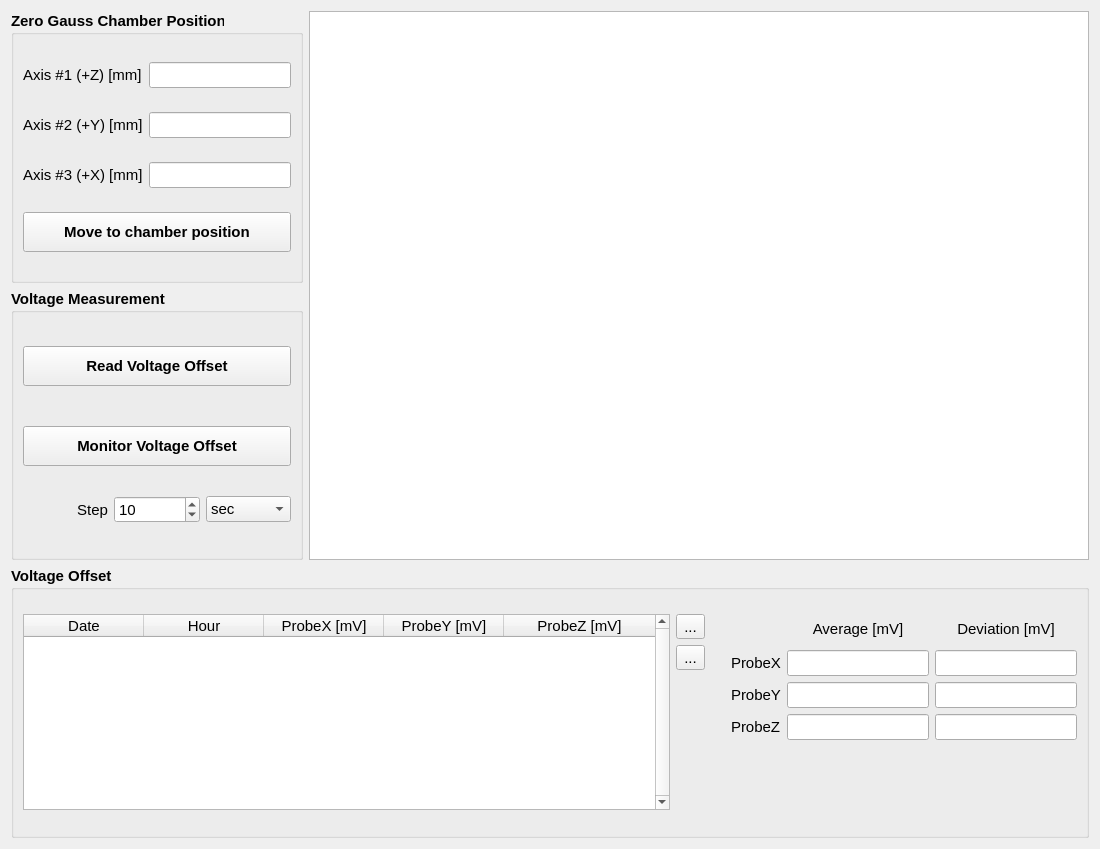
<?xml version="1.0" encoding="UTF-8"?>
<ui version="4.0">
 <class>voltageoffset_wg</class>
 <widget class="QWidget" name="voltageoffset_wg">
  <property name="geometry">
   <rect>
    <x>0</x>
    <y>0</y>
    <width>1100</width>
    <height>849</height>
   </rect>
  </property>
  <property name="font">
   <font>
    <pointsize>11</pointsize>
   </font>
  </property>
  <property name="windowTitle">
   <string>Voltage Offset</string>
  </property>
  <layout class="QGridLayout" name="gridLayout_5">
   <item row="0" column="0">
    <widget class="QGroupBox" name="chamberpos_gb">
     <property name="font">
      <font>
       <weight>75</weight>
       <bold>true</bold>
      </font>
     </property>
     <property name="title">
      <string>Zero Gauss Chamber Position</string>
     </property>
     <layout class="QGridLayout" name="gridLayout">
      <item row="1" column="0">
       <widget class="QLabel" name="label_2">
        <property name="font">
         <font>
          <weight>50</weight>
          <bold>false</bold>
         </font>
        </property>
        <property name="text">
         <string>Axis #2 (+Y) [mm]</string>
        </property>
       </widget>
      </item>
      <item row="2" column="0">
       <widget class="QLabel" name="label_3">
        <property name="font">
         <font>
          <weight>50</weight>
          <bold>false</bold>
         </font>
        </property>
        <property name="text">
         <string>Axis #3 (+X) [mm]</string>
        </property>
       </widget>
      </item>
      <item row="3" column="0" colspan="2">
       <widget class="QPushButton" name="move_btn">
        <property name="minimumSize">
         <size>
          <width>0</width>
          <height>40</height>
         </size>
        </property>
        <property name="font">
         <font>
          <weight>75</weight>
          <bold>true</bold>
         </font>
        </property>
        <property name="text">
         <string>Move to chamber position</string>
        </property>
       </widget>
      </item>
      <item row="0" column="0">
       <widget class="QLabel" name="label">
        <property name="font">
         <font>
          <weight>50</weight>
          <bold>false</bold>
         </font>
        </property>
        <property name="text">
         <string>Axis #1 (+Z) [mm]</string>
        </property>
       </widget>
      </item>
      <item row="0" column="1">
       <widget class="QLineEdit" name="posax1_le">
        <property name="sizePolicy">
         <sizepolicy hsizetype="Maximum" vsizetype="Fixed">
          <horstretch>0</horstretch>
          <verstretch>0</verstretch>
         </sizepolicy>
        </property>
        <property name="font">
         <font>
          <weight>50</weight>
          <bold>false</bold>
         </font>
        </property>
       </widget>
      </item>
      <item row="1" column="1">
       <widget class="QLineEdit" name="posax2_le">
        <property name="sizePolicy">
         <sizepolicy hsizetype="Maximum" vsizetype="Fixed">
          <horstretch>0</horstretch>
          <verstretch>0</verstretch>
         </sizepolicy>
        </property>
        <property name="font">
         <font>
          <weight>50</weight>
          <bold>false</bold>
         </font>
        </property>
       </widget>
      </item>
      <item row="2" column="1">
       <widget class="QLineEdit" name="posax3_le">
        <property name="sizePolicy">
         <sizepolicy hsizetype="Maximum" vsizetype="Fixed">
          <horstretch>0</horstretch>
          <verstretch>0</verstretch>
         </sizepolicy>
        </property>
        <property name="font">
         <font>
          <weight>50</weight>
          <bold>false</bold>
         </font>
        </property>
       </widget>
      </item>
     </layout>
    </widget>
   </item>
   <item row="0" column="1" rowspan="2">
    <widget class="PlotWidget" name="voltoffset_pw">
     <property name="backgroundBrush">
      <brush brushstyle="NoBrush">
       <color alpha="255">
        <red>255</red>
        <green>255</green>
        <blue>255</blue>
       </color>
      </brush>
     </property>
     <property name="foregroundBrush">
      <brush brushstyle="NoBrush">
       <color alpha="255">
        <red>252</red>
        <green>255</green>
        <blue>255</blue>
       </color>
      </brush>
     </property>
    </widget>
   </item>
   <item row="1" column="0">
    <widget class="QGroupBox" name="groupBox_3">
     <property name="font">
      <font>
       <weight>75</weight>
       <bold>true</bold>
      </font>
     </property>
     <property name="title">
      <string>Voltage Measurement</string>
     </property>
     <layout class="QGridLayout" name="gridLayout_2">
      <item row="0" column="0" colspan="3">
       <widget class="QPushButton" name="readvolt_btn">
        <property name="minimumSize">
         <size>
          <width>0</width>
          <height>40</height>
         </size>
        </property>
        <property name="font">
         <font>
          <weight>75</weight>
          <bold>true</bold>
         </font>
        </property>
        <property name="text">
         <string>Read Voltage Offset</string>
        </property>
        <property name="autoExclusive">
         <bool>false</bool>
        </property>
       </widget>
      </item>
      <item row="1" column="0">
       <spacer name="verticalSpacer_3">
        <property name="orientation">
         <enum>Qt::Vertical</enum>
        </property>
        <property name="sizeType">
         <enum>QSizePolicy::Fixed</enum>
        </property>
        <property name="sizeHint" stdset="0">
         <size>
          <width>20</width>
          <height>10</height>
         </size>
        </property>
       </spacer>
      </item>
      <item row="2" column="0" colspan="3">
       <widget class="QPushButton" name="monitorvolt_btn">
        <property name="minimumSize">
         <size>
          <width>0</width>
          <height>40</height>
         </size>
        </property>
        <property name="font">
         <font>
          <weight>75</weight>
          <bold>true</bold>
         </font>
        </property>
        <property name="text">
         <string>Monitor Voltage Offset</string>
        </property>
        <property name="checkable">
         <bool>true</bool>
        </property>
        <property name="checked">
         <bool>false</bool>
        </property>
        <property name="autoRepeat">
         <bool>false</bool>
        </property>
        <property name="autoExclusive">
         <bool>false</bool>
        </property>
        <property name="autoDefault">
         <bool>false</bool>
        </property>
        <property name="default">
         <bool>false</bool>
        </property>
        <property name="flat">
         <bool>false</bool>
        </property>
       </widget>
      </item>
      <item row="3" column="0">
       <widget class="QLabel" name="label_10">
        <property name="font">
         <font>
          <weight>50</weight>
          <bold>false</bold>
         </font>
        </property>
        <property name="text">
         <string>Step</string>
        </property>
        <property name="alignment">
         <set>Qt::AlignRight|Qt::AlignTrailing|Qt::AlignVCenter</set>
        </property>
       </widget>
      </item>
      <item row="3" column="1">
       <widget class="QSpinBox" name="monitorstep_sb">
        <property name="font">
         <font>
          <weight>50</weight>
          <bold>false</bold>
         </font>
        </property>
        <property name="minimum">
         <number>1</number>
        </property>
        <property name="maximum">
         <number>10000</number>
        </property>
        <property name="value">
         <number>10</number>
        </property>
       </widget>
      </item>
      <item row="3" column="2">
       <widget class="QComboBox" name="monitorunit_cmb">
        <property name="font">
         <font>
          <weight>50</weight>
          <bold>false</bold>
         </font>
        </property>
        <item>
         <property name="text">
          <string>sec</string>
         </property>
        </item>
        <item>
         <property name="text">
          <string>min</string>
         </property>
        </item>
        <item>
         <property name="text">
          <string>hour</string>
         </property>
        </item>
       </widget>
      </item>
     </layout>
    </widget>
   </item>
   <item row="2" column="0" colspan="2">
    <widget class="QGroupBox" name="groupBox">
     <property name="font">
      <font>
       <weight>75</weight>
       <bold>true</bold>
      </font>
     </property>
     <property name="title">
      <string>Voltage Offset</string>
     </property>
     <layout class="QGridLayout" name="gridLayout_4">
      <item row="0" column="2">
       <spacer name="horizontalSpacer">
        <property name="orientation">
         <enum>Qt::Horizontal</enum>
        </property>
        <property name="sizeType">
         <enum>QSizePolicy::Fixed</enum>
        </property>
        <property name="sizeHint" stdset="0">
         <size>
          <width>20</width>
          <height>20</height>
         </size>
        </property>
       </spacer>
      </item>
      <item row="0" column="0">
       <widget class="QTableWidget" name="voltoffset_ta">
        <property name="sizePolicy">
         <sizepolicy hsizetype="Expanding" vsizetype="Preferred">
          <horstretch>0</horstretch>
          <verstretch>0</verstretch>
         </sizepolicy>
        </property>
        <property name="minimumSize">
         <size>
          <width>0</width>
          <height>0</height>
         </size>
        </property>
        <property name="font">
         <font>
          <weight>50</weight>
          <bold>false</bold>
         </font>
        </property>
        <property name="verticalScrollBarPolicy">
         <enum>Qt::ScrollBarAlwaysOn</enum>
        </property>
        <property name="editTriggers">
         <set>QAbstractItemView::NoEditTriggers</set>
        </property>
        <attribute name="horizontalHeaderCascadingSectionResizes">
         <bool>false</bool>
        </attribute>
        <attribute name="horizontalHeaderDefaultSectionSize">
         <number>120</number>
        </attribute>
        <attribute name="horizontalHeaderMinimumSectionSize">
         <number>100</number>
        </attribute>
        <attribute name="horizontalHeaderStretchLastSection">
         <bool>true</bool>
        </attribute>
        <column>
         <property name="text">
          <string>Date</string>
         </property>
        </column>
        <column>
         <property name="text">
          <string>Hour</string>
         </property>
        </column>
        <column>
         <property name="text">
          <string>ProbeX [mV]</string>
         </property>
        </column>
        <column>
         <property name="text">
          <string>ProbeY [mV]</string>
         </property>
        </column>
        <column>
         <property name="text">
          <string>ProbeZ [mV]</string>
         </property>
        </column>
       </widget>
      </item>
      <item row="0" column="3">
       <layout class="QGridLayout" name="gridLayout_3">
        <item row="2" column="1">
         <widget class="QLineEdit" name="avgprobey_le">
          <property name="sizePolicy">
           <sizepolicy hsizetype="Preferred" vsizetype="Fixed">
            <horstretch>0</horstretch>
            <verstretch>0</verstretch>
           </sizepolicy>
          </property>
          <property name="font">
           <font>
            <weight>50</weight>
            <bold>false</bold>
           </font>
          </property>
          <property name="readOnly">
           <bool>true</bool>
          </property>
         </widget>
        </item>
        <item row="1" column="0">
         <widget class="QLabel" name="label_4">
          <property name="font">
           <font>
            <weight>50</weight>
            <bold>false</bold>
           </font>
          </property>
          <property name="text">
           <string>ProbeX</string>
          </property>
         </widget>
        </item>
        <item row="3" column="1">
         <widget class="QLineEdit" name="avgprobez_le">
          <property name="sizePolicy">
           <sizepolicy hsizetype="Preferred" vsizetype="Fixed">
            <horstretch>0</horstretch>
            <verstretch>0</verstretch>
           </sizepolicy>
          </property>
          <property name="font">
           <font>
            <weight>50</weight>
            <bold>false</bold>
           </font>
          </property>
          <property name="readOnly">
           <bool>true</bool>
          </property>
         </widget>
        </item>
        <item row="3" column="0">
         <widget class="QLabel" name="label_6">
          <property name="font">
           <font>
            <weight>50</weight>
            <bold>false</bold>
           </font>
          </property>
          <property name="text">
           <string>ProbeZ</string>
          </property>
         </widget>
        </item>
        <item row="1" column="1">
         <widget class="QLineEdit" name="avgprobex_le">
          <property name="sizePolicy">
           <sizepolicy hsizetype="Preferred" vsizetype="Fixed">
            <horstretch>0</horstretch>
            <verstretch>0</verstretch>
           </sizepolicy>
          </property>
          <property name="font">
           <font>
            <weight>50</weight>
            <bold>false</bold>
           </font>
          </property>
          <property name="readOnly">
           <bool>true</bool>
          </property>
         </widget>
        </item>
        <item row="0" column="2">
         <widget class="QLabel" name="label_8">
          <property name="font">
           <font>
            <weight>50</weight>
            <bold>false</bold>
           </font>
          </property>
          <property name="text">
           <string>Deviation [mV]</string>
          </property>
          <property name="alignment">
           <set>Qt::AlignCenter</set>
          </property>
         </widget>
        </item>
        <item row="0" column="1">
         <widget class="QLabel" name="label_7">
          <property name="font">
           <font>
            <weight>50</weight>
            <bold>false</bold>
           </font>
          </property>
          <property name="text">
           <string>Average [mV]</string>
          </property>
          <property name="alignment">
           <set>Qt::AlignCenter</set>
          </property>
         </widget>
        </item>
        <item row="2" column="2">
         <widget class="QLineEdit" name="stdprobey_le">
          <property name="sizePolicy">
           <sizepolicy hsizetype="Preferred" vsizetype="Fixed">
            <horstretch>0</horstretch>
            <verstretch>0</verstretch>
           </sizepolicy>
          </property>
          <property name="font">
           <font>
            <weight>50</weight>
            <bold>false</bold>
           </font>
          </property>
          <property name="readOnly">
           <bool>true</bool>
          </property>
         </widget>
        </item>
        <item row="3" column="2">
         <widget class="QLineEdit" name="stdprobez_le">
          <property name="sizePolicy">
           <sizepolicy hsizetype="Preferred" vsizetype="Fixed">
            <horstretch>0</horstretch>
            <verstretch>0</verstretch>
           </sizepolicy>
          </property>
          <property name="font">
           <font>
            <weight>50</weight>
            <bold>false</bold>
           </font>
          </property>
         </widget>
        </item>
        <item row="1" column="2">
         <widget class="QLineEdit" name="stdprobex_le">
          <property name="sizePolicy">
           <sizepolicy hsizetype="Preferred" vsizetype="Fixed">
            <horstretch>0</horstretch>
            <verstretch>0</verstretch>
           </sizepolicy>
          </property>
          <property name="font">
           <font>
            <weight>50</weight>
            <bold>false</bold>
           </font>
          </property>
          <property name="readOnly">
           <bool>true</bool>
          </property>
         </widget>
        </item>
        <item row="2" column="0">
         <widget class="QLabel" name="label_5">
          <property name="font">
           <font>
            <weight>50</weight>
            <bold>false</bold>
           </font>
          </property>
          <property name="text">
           <string>ProbeY</string>
          </property>
         </widget>
        </item>
        <item row="4" column="2">
         <spacer name="verticalSpacer">
          <property name="orientation">
           <enum>Qt::Vertical</enum>
          </property>
          <property name="sizeType">
           <enum>QSizePolicy::Fixed</enum>
          </property>
          <property name="sizeHint" stdset="0">
           <size>
            <width>20</width>
            <height>70</height>
           </size>
          </property>
         </spacer>
        </item>
       </layout>
      </item>
      <item row="0" column="1">
       <layout class="QVBoxLayout" name="verticalLayout">
        <item>
         <widget class="QToolButton" name="clear_btn">
          <property name="minimumSize">
           <size>
            <width>24</width>
            <height>24</height>
           </size>
          </property>
          <property name="font">
           <font>
            <weight>50</weight>
            <bold>false</bold>
           </font>
          </property>
          <property name="text">
           <string>...</string>
          </property>
          <property name="icon">
           <iconset>
            <normaloff>../../resources/img/clear.png</normaloff>../../resources/img/clear.png</iconset>
          </property>
          <property name="iconSize">
           <size>
            <width>24</width>
            <height>24</height>
           </size>
          </property>
         </widget>
        </item>
        <item>
         <widget class="QToolButton" name="remove_btn">
          <property name="minimumSize">
           <size>
            <width>24</width>
            <height>24</height>
           </size>
          </property>
          <property name="font">
           <font>
            <weight>50</weight>
            <bold>false</bold>
           </font>
          </property>
          <property name="text">
           <string>...</string>
          </property>
          <property name="icon">
           <iconset>
            <normaloff>../../resources/img/delete.png</normaloff>../../resources/img/delete.png</iconset>
          </property>
          <property name="iconSize">
           <size>
            <width>24</width>
            <height>24</height>
           </size>
          </property>
         </widget>
        </item>
        <item>
         <spacer name="verticalSpacer_2">
          <property name="orientation">
           <enum>Qt::Vertical</enum>
          </property>
          <property name="sizeType">
           <enum>QSizePolicy::Fixed</enum>
          </property>
          <property name="sizeHint" stdset="0">
           <size>
            <width>20</width>
            <height>140</height>
           </size>
          </property>
         </spacer>
        </item>
       </layout>
      </item>
     </layout>
    </widget>
   </item>
  </layout>
 </widget>
 <customwidgets>
  <customwidget>
   <class>PlotWidget</class>
   <extends>QGraphicsView</extends>
   <header location="global">pyqtgraph</header>
  </customwidget>
 </customwidgets>
 <resources/>
 <connections/>
</ui>
